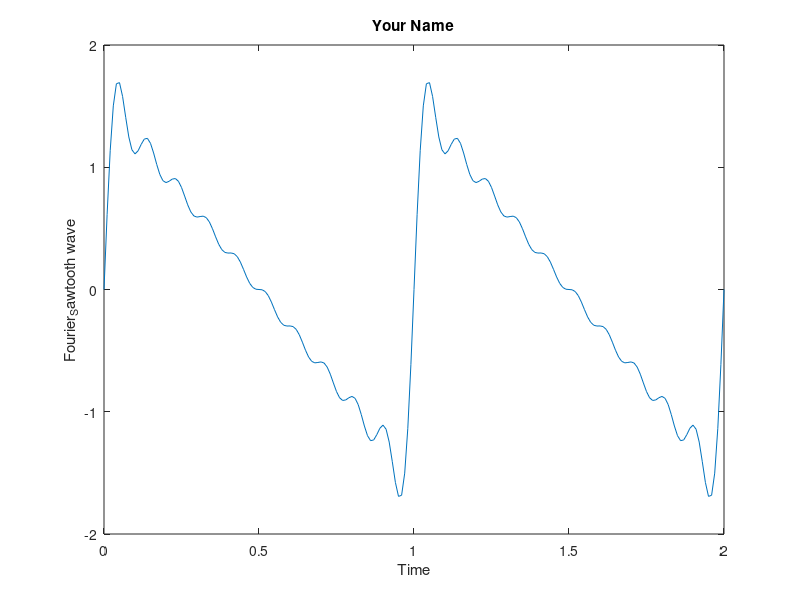

This figure's MATLAB source:
y=0;
f=1;
w=2*pi*f; 
t=0:0.01:2; 
 
for n=1:10    
    y= y + (1/n)*sin(n*w*t);    
end

plot(t,y)
title('Your Name') 
xlabel('Time')
ylabel('Fourier_Sawtooth wave') 
